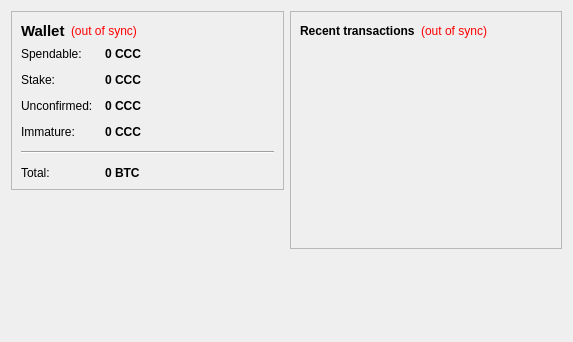
<?xml version="1.0" encoding="UTF-8"?>
<ui version="4.0">
 <class>OverviewPage</class>
 <widget class="QWidget" name="OverviewPage">
  <property name="geometry">
   <rect>
    <x>0</x>
    <y>0</y>
    <width>573</width>
    <height>342</height>
   </rect>
  </property>
  <property name="windowTitle">
   <string>Form</string>
  </property>
  <layout class="QHBoxLayout" name="horizontalLayout" stretch="1,1">
   <item>
    <layout class="QVBoxLayout" name="verticalLayout_2">
     <item>
      <widget class="QFrame" name="frame">
       <property name="frameShape">
        <enum>QFrame::StyledPanel</enum>
       </property>
       <property name="frameShadow">
        <enum>QFrame::Raised</enum>
       </property>
       <layout class="QVBoxLayout" name="verticalLayout_4">
        <item>
         <layout class="QHBoxLayout" name="horizontalLayout_4">
          <item>
           <widget class="QLabel" name="label_5">
            <property name="font">
             <font>
              <pointsize>11</pointsize>
              <weight>75</weight>
              <bold>true</bold>
             </font>
            </property>
            <property name="text">
             <string>Wallet</string>
            </property>
           </widget>
          </item>
          <item>
           <widget class="QLabel" name="labelWalletStatus">
            <property name="toolTip">
             <string>The displayed information may be out of date. Your wallet automatically synchronizes with the cicciolinacoin network after a connection is established, but this process has not completed yet.</string>
            </property>
            <property name="styleSheet">
             <string notr="true">QLabel { color: red; }</string>
            </property>
            <property name="text">
             <string notr="true">(out of sync)</string>
            </property>
            <property name="alignment">
             <set>Qt::AlignLeading|Qt::AlignLeft|Qt::AlignVCenter</set>
            </property>
           </widget>
          </item>
          <item>
           <spacer name="horizontalSpacer_2">
            <property name="orientation">
             <enum>Qt::Horizontal</enum>
            </property>
            <property name="sizeHint" stdset="0">
             <size>
              <width>40</width>
              <height>20</height>
             </size>
            </property>
           </spacer>
          </item>
         </layout>
        </item>
        <item>
         <layout class="QFormLayout" name="formLayout_2">
          <property name="fieldGrowthPolicy">
           <enum>QFormLayout::AllNonFixedFieldsGrow</enum>
          </property>
          <property name="horizontalSpacing">
           <number>12</number>
          </property>
          <property name="verticalSpacing">
           <number>12</number>
          </property>
          <item row="0" column="0">
           <widget class="QLabel" name="label">
            <property name="text">
             <string>Spendable:</string>
            </property>
           </widget>
          </item>
          <item row="0" column="1">
           <widget class="QLabel" name="labelBalance">
            <property name="font">
             <font>
              <weight>75</weight>
              <bold>true</bold>
             </font>
            </property>
            <property name="cursor">
             <cursorShape>IBeamCursor</cursorShape>
            </property>
            <property name="toolTip">
             <string>Your current spendable balance</string>
            </property>
            <property name="text">
             <string notr="true">0 CCC</string>
            </property>
            <property name="textInteractionFlags">
             <set>Qt::LinksAccessibleByMouse|Qt::TextSelectableByKeyboard|Qt::TextSelectableByMouse</set>
            </property>
           </widget>
          </item>
          <item row="1" column="0">
           <widget class="QLabel" name="label_6">
            <property name="text">
             <string>Stake:</string>
            </property>
           </widget>
          </item>
          <item row="1" column="1">
           <widget class="QLabel" name="labelStake">
            <property name="font">
             <font>
              <weight>75</weight>
              <bold>true</bold>
             </font>
            </property>
            <property name="cursor">
             <cursorShape>IBeamCursor</cursorShape>
            </property>
            <property name="toolTip">
             <string>Total of coins that was staked, and do not yet count toward the current balance</string>
            </property>
            <property name="text">
             <string notr="true">0 CCC</string>
            </property>
            <property name="textInteractionFlags">
             <set>Qt::LinksAccessibleByMouse|Qt::TextSelectableByKeyboard|Qt::TextSelectableByMouse</set>
            </property>
           </widget>
          </item>
          <item row="2" column="0">
           <widget class="QLabel" name="label_3">
            <property name="text">
             <string>Unconfirmed:</string>
            </property>
           </widget>
          </item>
          <item row="2" column="1">
           <widget class="QLabel" name="labelUnconfirmed">
            <property name="font">
             <font>
              <weight>75</weight>
              <bold>true</bold>
             </font>
            </property>
            <property name="cursor">
             <cursorShape>IBeamCursor</cursorShape>
            </property>
            <property name="toolTip">
             <string>Total of transactions that have yet to be confirmed, and do not yet count toward the current balance</string>
            </property>
            <property name="text">
             <string notr="true">0 CCC</string>
            </property>
            <property name="textInteractionFlags">
             <set>Qt::LinksAccessibleByMouse|Qt::TextSelectableByKeyboard|Qt::TextSelectableByMouse</set>
            </property>
           </widget>
          </item>
          <item row="3" column="0">
           <widget class="QLabel" name="labelImmatureText">
            <property name="text">
             <string>Immature:</string>
            </property>
           </widget>
          </item>
          <item row="3" column="1">
           <widget class="QLabel" name="labelImmature">
            <property name="font">
             <font>
              <weight>75</weight>
              <bold>true</bold>
             </font>
            </property>
            <property name="toolTip">
             <string>Mined balance that has not yet matured</string>
            </property>
            <property name="text">
             <string notr="true">0 CCC</string>
            </property>
            <property name="textInteractionFlags">
             <set>Qt::LinksAccessibleByMouse|Qt::TextSelectableByKeyboard|Qt::TextSelectableByMouse</set>
            </property>
           </widget>
          </item>
          <item row="4" column="0" colspan="2">
           <widget class="Line" name="line">
            <property name="orientation">
             <enum>Qt::Horizontal</enum>
            </property>
           </widget>
          </item>
          <item row="5" column="0">
           <widget class="QLabel" name="labelTotalText">
            <property name="text">
             <string>Total:</string>
            </property>
           </widget>
          </item>
          <item row="5" column="1">
           <widget class="QLabel" name="labelTotal">
            <property name="font">
             <font>
              <weight>75</weight>
              <bold>true</bold>
             </font>
            </property>
            <property name="cursor">
             <cursorShape>IBeamCursor</cursorShape>
            </property>
            <property name="toolTip">
             <string>Your current total balance</string>
            </property>
            <property name="text">
             <string notr="true">0 BTC</string>
            </property>
            <property name="textInteractionFlags">
             <set>Qt::LinksAccessibleByMouse|Qt::TextSelectableByKeyboard|Qt::TextSelectableByMouse</set>
            </property>
           </widget>
          </item>
         </layout>
        </item>
       </layout>
      </widget>
     </item>
     <item>
      <spacer name="verticalSpacer">
       <property name="orientation">
        <enum>Qt::Vertical</enum>
       </property>
       <property name="sizeHint" stdset="0">
        <size>
         <width>20</width>
         <height>40</height>
        </size>
       </property>
      </spacer>
     </item>
    </layout>
   </item>
   <item>
    <layout class="QVBoxLayout" name="verticalLayout_3">
     <item>
      <widget class="QFrame" name="frame_2">
       <property name="frameShape">
        <enum>QFrame::StyledPanel</enum>
       </property>
       <property name="frameShadow">
        <enum>QFrame::Raised</enum>
       </property>
       <layout class="QVBoxLayout" name="verticalLayout">
        <item>
         <layout class="QHBoxLayout" name="horizontalLayout_2">
          <item>
           <widget class="QLabel" name="label_4">
            <property name="text">
             <string>&lt;b&gt;Recent transactions&lt;/b&gt;</string>
            </property>
           </widget>
          </item>
          <item>
           <widget class="QLabel" name="labelTransactionsStatus">
            <property name="toolTip">
             <string>The displayed information may be out of date. Your wallet automatically synchronizes with the cicciolinacoin network after a connection is established, but this process has not completed yet.</string>
            </property>
            <property name="styleSheet">
             <string notr="true">QLabel { color: red; }</string>
            </property>
            <property name="text">
             <string notr="true">(out of sync)</string>
            </property>
            <property name="alignment">
             <set>Qt::AlignRight|Qt::AlignTrailing|Qt::AlignVCenter</set>
            </property>
           </widget>
          </item>
          <item>
           <spacer name="horizontalSpacer">
            <property name="orientation">
             <enum>Qt::Horizontal</enum>
            </property>
            <property name="sizeHint" stdset="0">
             <size>
              <width>40</width>
              <height>20</height>
             </size>
            </property>
           </spacer>
          </item>
         </layout>
        </item>
        <item>
         <widget class="QListView" name="listTransactions">
          <property name="styleSheet">
           <string notr="true">QListView { background: transparent; }</string>
          </property>
          <property name="frameShape">
           <enum>QFrame::NoFrame</enum>
          </property>
          <property name="verticalScrollBarPolicy">
           <enum>Qt::ScrollBarAlwaysOff</enum>
          </property>
          <property name="horizontalScrollBarPolicy">
           <enum>Qt::ScrollBarAlwaysOff</enum>
          </property>
          <property name="selectionMode">
           <enum>QAbstractItemView::NoSelection</enum>
          </property>
         </widget>
        </item>
       </layout>
      </widget>
     </item>
     <item>
      <spacer name="verticalSpacer_2">
       <property name="orientation">
        <enum>Qt::Vertical</enum>
       </property>
       <property name="sizeHint" stdset="0">
        <size>
         <width>20</width>
         <height>40</height>
        </size>
       </property>
      </spacer>
     </item>
    </layout>
   </item>
  </layout>
 </widget>
 <resources/>
 <connections/>
</ui>
